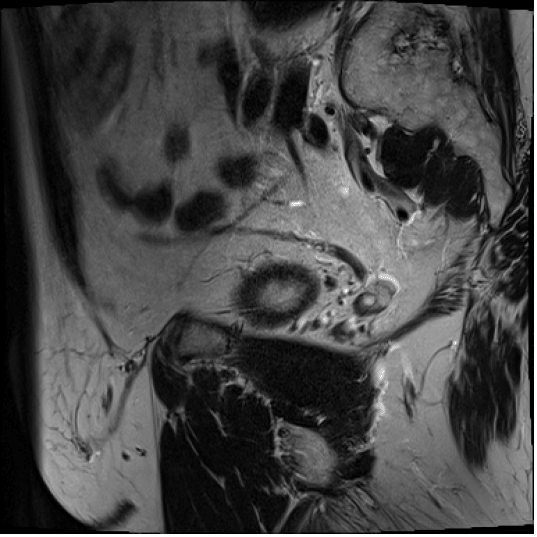
#> input picture Refinement_step/MRI/RUMC_2_t2_tse_sag (1)-03.png, 537 x 537 px, given as the content of the folder MRI/RUMC_2_t2_tse_sag (1)-04.png, which was not available
$ python refinement.py MRI 'MRI/RUMC_2_t2_tse_sag (1)-04.png' out.png out.png out.png out.png
#> lines starting #> are read from the running program, lines starting #| are printed output that depends on the picture; after the words box and inside, x2 and y2 are one past the last pixel; in counts of white or black regions, pixels touching at a corner belong together; pictures that were not available may be replaced by others from this repository, and a replacement may not be noted
import numpy as np
import cv2
from scipy.ndimage import center_of_mass
from skimage.segmentation import flood_fill
import matplotlib.pyplot as plt
import os
import sys

def adaptive_tolerance(mri_scan, binary_mask):
    # Apply the binary mask to the MRI scan
    masked_mri = cv2.bitwise_and(mri_scan, mri_scan, mask=binary_mask)

    # Compute the histogram of the masked MRI scan
    hist = cv2.calcHist([masked_mri], [0], binary_mask, [256], [0, 256])

    # Find the most common intensity value in the masked region (mode)
    mode_intensity = np.argmax(hist)

    # Compute the standard deviation of the intensities in the masked region
    std_intensity = np.std(masked_mri[binary_mask > 0])

    # Set tolerance as a fraction of the standard deviation
    tolerance = std_intensity * 1.5

    return int(tolerance)

holefill = 3                  # If final masks have many holes, increase holefilling value
iterations = 1
connIter = 1
toleranceFactor = 1.0 #0.75 If intensity variations are large, make the factor large to capture variability
thicknessIter = 5
factorErode = 0.15 #0.45 Reduce this factor to increase the thickness of the final mask (subtracted mask)
inErode = 0
pad_width_val = 99
kerSize = 7        # 5
kernel_ed = np.ones((kerSize, kerSize), np.uint8)  # Adjust kernel size as needed, increase to remove small circular holes

def process_images(mri_scan_path, binary_mask_path, output_path, resized_mask_output_path, edges_output_path, subtracted_output_path):
    # Load images
#> called with mri_scan_path = 'MRI/RUMC_2_t2_tse_sag (1)-03.png', output_path = 'out.png', resized_mask_output_path = 'out.png', edges_output_path = 'out.png', subtracted_output_path = 'out.png'
    binary_mask = cv2.imread(binary_mask_path, cv2.IMREAD_GRAYSCALE)
#> binary_mask is the input picture: shape (537, 537); min 0, max 255, mean 69.2
    mri_scan = cv2.imread(mri_scan_path, cv2.IMREAD_GRAYSCALE)

    binary_mask = cv2.erode(binary_mask.astype(np.uint8), kernel_ed, iterations=inErode)

    # Print shapes for debugging
    print(f"Processing {mri_scan_path}")
    print(f"Shape of MRI scan: {mri_scan.shape}")
#| Shape of MRI scan: (537, 537)
    print(f"Shape of binary mask: {binary_mask.shape}")
#| Shape of binary mask: (537, 537)

    # Pad the binary mask and MRI scan with zeros
    pad_width = pad_width_val
    binary_mask_padded = np.pad(binary_mask, pad_width, mode='constant', constant_values=0)
    mri_scan_padded = np.pad(mri_scan, pad_width, mode='constant', constant_values=0)

    # Resize the binary mask to match the dimensions of the MRI scan
    binary_mask_resized = cv2.resize(binary_mask_padded, (mri_scan_padded.shape[1], mri_scan_padded.shape[0]), interpolation=cv2.INTER_NEAREST)
    binary_mask_resized = cv2.GaussianBlur(binary_mask_resized, (11, 11), 0)

    # Set all pixels above 128 to 255 and below 128 to 0
    _, binary_mask_resized = cv2.threshold(binary_mask_resized, 128, 255, cv2.THRESH_BINARY)
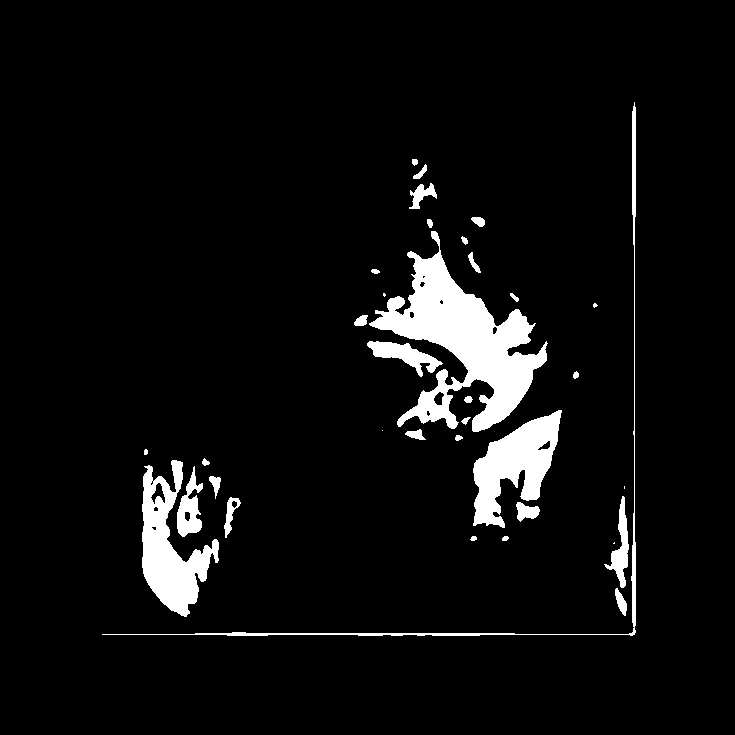
#> binary_mask_resized: shape (735, 735); 5.7% white; 35 white regions (5 under 20 px), largest, box (x1, y1, x2, y2) and area: (369, 231, 548, 432) 13153, (142, 460, 219, 617) 5421, (473, 410, 562, 528) 5183
    binary_mask_resized = cv2.dilate(binary_mask_resized.astype(np.uint8), kernel_ed, iterations=iterations)
#> binary_mask_resized: shape (735, 735); 9.7% white; 18 white regions, largest, box (x1, y1, x2, y2) and area: (351, 216, 551, 444) 20722, (99, 99, 639, 639) 10705, (139, 457, 244, 620) 10348
    binary_mask_resized = cv2.erode(binary_mask_resized.astype(np.uint8), kernel_ed, iterations=iterations//2)

    #################################################

    binary_mask_resized_center_fill = flood_fill(binary_mask_resized, (0,0), new_value=255, tolerance=0.5)
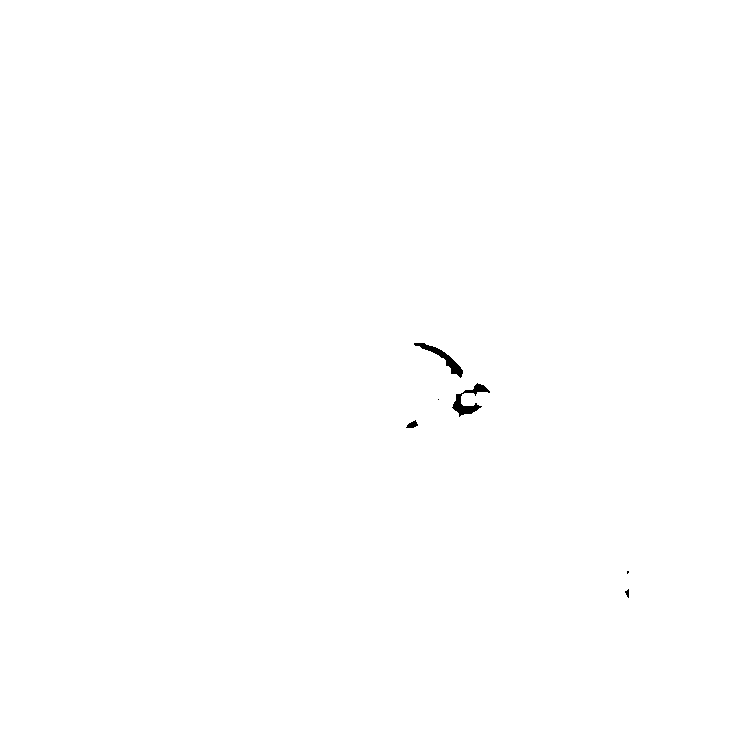
#> binary_mask_resized_center_fill: shape (735, 735); 99.8% white; 6 black regions (2 under 20 px), largest, box (x1, y1, x2, y2) and area: (452, 383, 490, 417) 409, (414, 343, 463, 378) 368, (406, 420, 418, 428) 56, (625, 589, 629, 598) 22
    binary_mask_resized_center_fill = cv2.bitwise_not(binary_mask_resized_center_fill)
    com = center_of_mass(binary_mask_resized_center_fill)
#> com = (389.8, 458.8)

    if np.any(np.isnan(com)):
        com = center_of_mass(binary_mask_resized)


    # Compute the center of mass of the bladder region in the binary mask
    # com = center_of_mass(binary_mask_resized)
    com = tuple(map(int, com))
#> com = (389, 458)

    # Print center of mass for debugging
    print(f"Center of mass: {com}")
#| Center of mass: (389, 458)

    # Check if the center of mass is within the image bounds
    if com[0] < 0 or com[0] >= mri_scan_padded.shape[0] or com[1] < 0 or com[1] >= mri_scan_padded.shape[1]:
        raise ValueError("Computed center of mass is out of image bounds")

    # Calculate adaptive tolerance
    tolerance = adaptive_tolerance(mri_scan_padded, binary_mask_resized)
#> in adaptive_tolerance, `masked_mri = cv2.bitwise_and(mri_scan, mri_scan, mask=binary_mask)`:
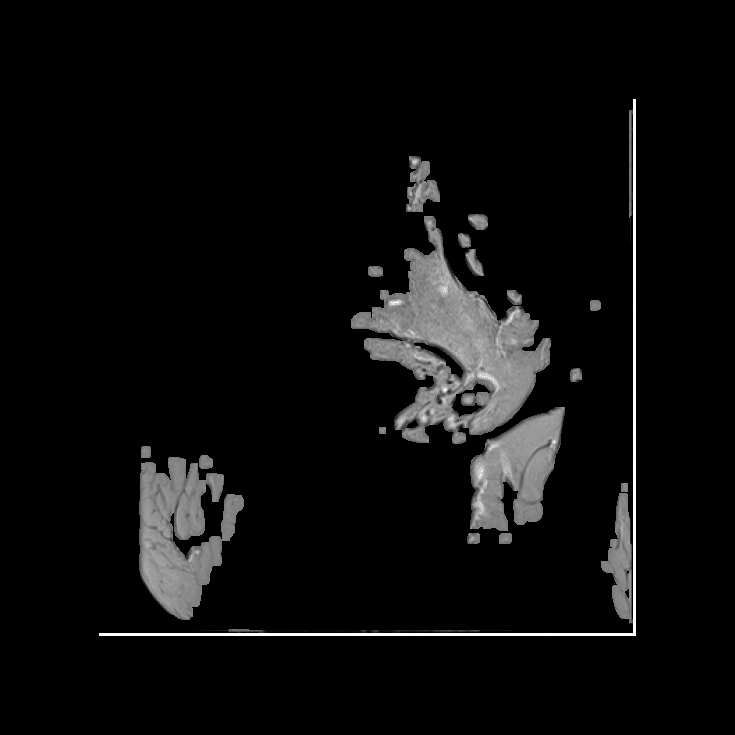
#> masked_mri: shape (735, 735); min 0, max 255, mean 12.6
#> in adaptive_tolerance, `hist = cv2.calcHist([masked_mri], [0], binary_mask, [256], [0, 256])`: hist = 256 values, max 4066 at index 0, min 0 at index 1, mean 205.2
#> in adaptive_tolerance, `mode_intensity = np.argmax(hist)`: mode_intensity = 0
#> in adaptive_tolerance, `std_intensity = np.std(masked_mri[binary_mask > 0])`: std_intensity = 54.23
#> in adaptive_tolerance, `tolerance = std_intensity * 1.5`: tolerance = 81.35
#> tolerance = 81
    tolerance = tolerance * toleranceFactor
    print(f"Adaptive tolerance: {tolerance}")
#| Adaptive tolerance: 81.0

    # Flood fill the inside of the input binary mask completely with white pixels
    binary_mask_resized_diler = cv2.dilate(binary_mask_resized.astype(np.uint8), kernel_ed, iterations=connIter)
#> binary_mask_resized_diler: shape (735, 735); 13.1% white; 8 white regions, largest, box (x1, y1, x2, y2) and area: (348, 153, 568, 547) 37097, (96, 96, 642, 642) 17669, (136, 443, 247, 623) 13545
    binary_mask_resized_diler = cv2.erode(binary_mask_resized_diler.astype(np.uint8), kernel_ed, iterations=connIter)
#> binary_mask_resized_diler: shape (735, 735); 10.1% white; 10 white regions, largest, box (x1, y1, x2, y2) and area: (351, 216, 565, 544) 29888, (139, 446, 244, 620) 10985, (99, 99, 639, 639) 10919
    filled_binary_mask = flood_fill(binary_mask_resized_diler, com, new_value=255)

    # Perform morphological closing to fill any unwanted gaps
    kernel = np.ones((holefill, holefill), np.uint8)
    closed_filled_binary_mask = cv2.morphologyEx(filled_binary_mask, cv2.MORPH_CLOSE, kernel)

    # Compute the edges from the completely filled new mask
    edges_filled_mask = cv2.Canny(closed_filled_binary_mask, 100, 200)
#> edges_filled_mask: shape (735, 735); 0.93% white in thin lines or dots, all inside (x1, y1, x2, y2) = (98, 98, 639, 639)

    # Normalize the MRI scan for better region growing
    norm_mri_scan = cv2.normalize(mri_scan_padded, None, 0, 255, cv2.NORM_MINMAX)

    # Perform region growing from the center of mass on the normalized MRI scan
    flooded = flood_fill(norm_mri_scan, com, new_value=255, tolerance=tolerance)

    # Create a mask for the expanded region
    expanded_region = flooded == 255
#> expanded_region: shape (735, 735) bool; 30.2% white; 1 white region, box (x1, y1, x2, y2) and area: (99, 99, 636, 636) 162990

    # Convert expanded_region to uint8 for morphologyEx
    expanded_region_uint8 = expanded_region.astype(np.uint8) * 255

    # Apply morphological closing to fill any unwanted gaps
    kernel = np.ones((holefill, holefill), np.uint8)
    expanded_region_uint8 = cv2.morphologyEx(expanded_region_uint8, cv2.MORPH_CLOSE, kernel)
#> expanded_region_uint8: shape (735, 735); 30.7% white; 1 white region, box (x1, y1, x2, y2) and area: (99, 99, 636, 636) 165774

    # Convert expanded_region_uint8 back to original type
    expanded_region = expanded_region_uint8 == 255

    # Convert to uint8 for visualization
    expanded_region_uint8 = (expanded_region * 255).astype(np.uint8)

    # Restrict the flooding of the bladder with input bladder mask
    closed_filled_binary_mask_eroded = cv2.erode(closed_filled_binary_mask.astype(np.uint8), kernel_ed, iterations=thicknessIter)
#> closed_filled_binary_mask_eroded: shape (735, 735); 1.7% white; 5 white regions, box (x1, y1, x2, y2) and area: (390, 269, 522, 420) 6011, (155, 478, 194, 593) 1931, (490, 432, 545, 475) 1360, (431, 402, 439, 410) 50, (487, 472, 489, 514) 45
    expanded_region_uint8 = cv2.bitwise_and(closed_filled_binary_mask_eroded, expanded_region_uint8)

    # Compute the edges from the flooded mask with noise reduction
    # Apply Gaussian blur to reduce noise in the flooded mask
    blurred_flooded_mask = cv2.GaussianBlur(expanded_region_uint8, (5, 5), 0)
    edges_flooded_mask = cv2.Canny(blurred_flooded_mask, 100, 200)
#> edges_flooded_mask: shape (735, 735); 0.22% white in thin lines or dots, all inside (x1, y1, x2, y2) = (154, 269, 545, 593)

    # Compute the XOR mask between the new filled binary mask and the flooded mask
    xor_mask = cv2.bitwise_xor(closed_filled_binary_mask, expanded_region_uint8)
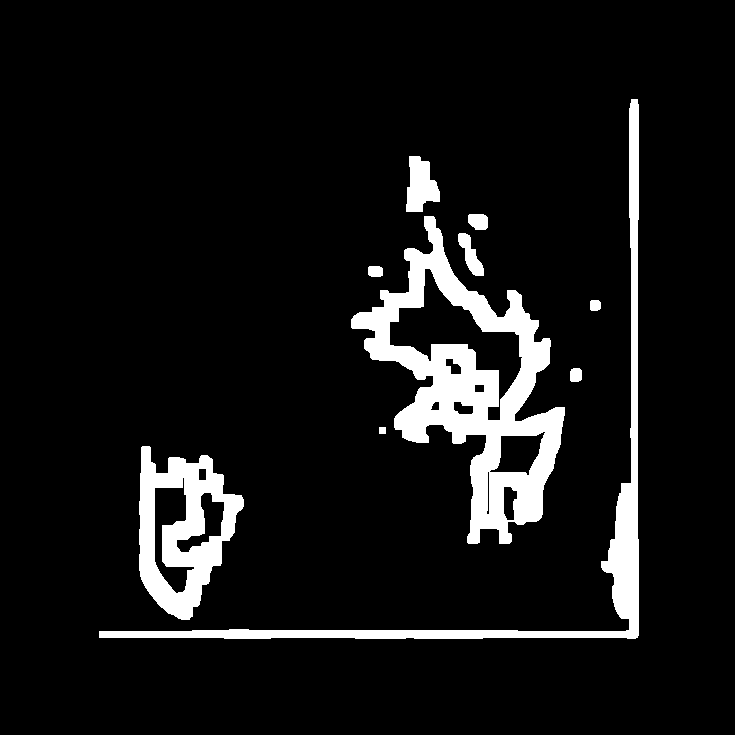
#> xor_mask: shape (735, 735); 8.3% white; 10 white regions
    xor_mask = cv2.bitwise_and(closed_filled_binary_mask, xor_mask)

    # Find contours in the XOR mask
    contours, _ = cv2.findContours(xor_mask, cv2.RETR_EXTERNAL, cv2.CHAIN_APPROX_SIMPLE)
#> contours = 10 contours; largest, box (x1, y1, x2, y2) and area: (351, 216, 565, 544) 29950, (139, 446, 244, 620) 11836, (99, 99, 639, 639) 9828, (406, 156, 440, 212) 1202, (458, 233, 484, 276) 470
    max_contour = max(contours, key=cv2.contourArea)
#> max_contour = contour of 437 points, box (x1, y1, x2, y2) (351, 216, 565, 544), area 29950

    # Label connected components in the XOR mask
    num_labels, labels, stats, centroids = cv2.connectedComponentsWithStats(xor_mask, connectivity=4)
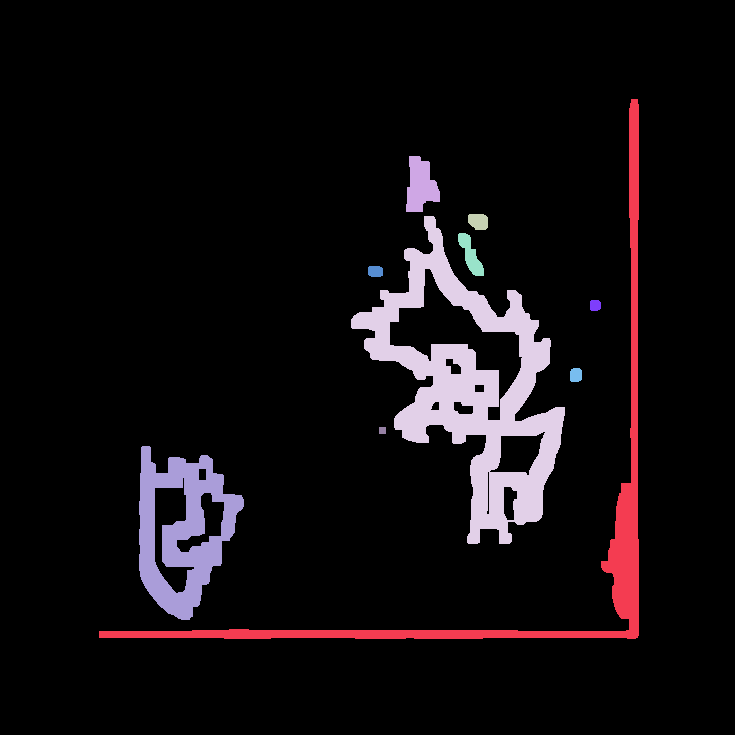
#> labels: shape (735, 735) int32; 11 distinct labels, from 0 to 10; one colour per label, 0 black
#> num_labels = 11; stats = [[0, 0, 735, 735, 495271], [99, 99, 540, 540, 10919], [406, 156, 34, 56, 1285], [468, 214, 20, 16, 279], [351, 216, 214, 328, 22422], [458, 233, 26, 43, 525], [368, 266, 15, 11, 154], [590, 300, 11, 11, 112], [570, 368, 12, 14, 155], [379, 427, 7, 7, 49], [139, 446, 105, 174, 9054]]; centroids = [[361.7, 360.6], [526.1, 508.1], [420.2, 185.2], [478, 221], [471, 389.2], [470.3, 254.9], [375, 271], [594.8, 305], [575.5, 374.6], [382, 430], [181.8, 530.2]]
    largest_component_idx = np.argmax(stats[1:, cv2.CC_STAT_AREA]) + 1  # Skip the background component
#> largest_component_idx = 4

    # Create a mask for the largest component
    largest_component_mask = np.zeros_like(xor_mask, dtype=np.uint8)
    largest_component_mask[labels == largest_component_idx] = 255

    # Update the given bladder wall mask with the largest component mask
    updated_color_mask = np.zeros((mri_scan_padded.shape[0], mri_scan_padded.shape[1], 3), dtype=np.uint8)
    updated_color_mask[:, :, 1] = expanded_region_uint8
    updated_color_mask[:, :, 2] = binary_mask_resized
#> updated_color_mask: shape (735, 735, 3); mean of channels 0, 1, 2 0, 4.4, 24.8

    # Compute the center of mass of the largest component mask
    com_largest = center_of_mass(largest_component_mask)
    com_largest = tuple(map(int, com_largest))

    # Print center of mass for debugging
    print(f"Center of mass of largest component: {com_largest}")

    # Calculate thicknesses
    thicknesses = []
    height, width = largest_component_mask.shape

    for angle in np.arange(0,360,0.5):
        theta = np.deg2rad(angle)
        line_mask = np.zeros_like(largest_component_mask)
        # Calculate the end point of the line (1000 pixels long, which should be more than enough)
        end_x = int(com_largest[0] + 1000 * np.cos(theta))
        end_y = int(com_largest[1] + 1000 * np.sin(theta))

        # Draw the line on the mask
        cv2.line(line_mask, (com_largest[1], com_largest[0]), (end_y, end_x), 255, 1)

        # Compute the intersection of the line with the largest component mask
        intersection = cv2.bitwise_and(largest_component_mask, line_mask)

        if 0 < angle < 180:
            # Consider only the right side of the intersection
            intersection[com_largest[0]:, :] = 0
        elif 180 < angle < 360:
            # Consider only the left side of the intersection
            intersection[:com_largest[0], :] = 0
        elif angle == 0:
            # Consider only the bottom side of the intersection
            intersection[:, com_largest[1]:] = 0
        elif angle == 180:
            # Consider only the top side of the intersection
            intersection[:, :com_largest[1]] = 0

        # Count the number of intersecting pixels (thickness)
        thickness = np.sum(intersection) / 255  # Each white pixel is 255, so divide by 255
        thicknesses.append(thickness)


    median_thickness = np.median(thicknesses)
    erosion_iterations = int(np.ceil(median_thickness * factorErode))

    print(f"Median thickness: {median_thickness}")
    print(f"Erosion iterations based on {factorErode} of median thickness: {erosion_iterations}")

    # Remove padding from the final output
    def remove_padding(image, pad_width):
        return image[pad_width:-pad_width, pad_width:-pad_width]

    largest_component_mask = remove_padding(largest_component_mask, pad_width)
    expanded_region_uint8 = remove_padding(expanded_region_uint8, pad_width)
    closed_filled_binary_mask = remove_padding(closed_filled_binary_mask, pad_width)
    edges_flooded_mask = remove_padding(edges_flooded_mask, pad_width)
    edges_filled_mask = remove_padding(edges_filled_mask, pad_width)
    mri_scan = remove_padding(mri_scan_padded, pad_width)
    flooded = remove_padding(flooded, pad_width)
#> in remove_padding (call 7), `return image[pad_width:-pad_width, pad_width:-pad_width]`:
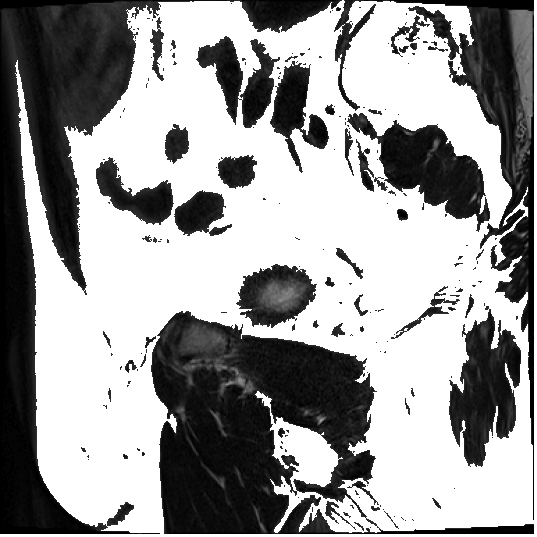
#> returned value: shape (537, 537); min 0, max 255, mean 155

    # Compute the union of expanded_region_uint8 and largest_component_mask
    new_mask = cv2.bitwise_or(expanded_region_uint8, largest_component_mask)
#> new_mask: shape (537, 537); 11% white; 2 white regions, box (x1, y1, x2, y2) and area: (252, 117, 466, 445) 29888, (56, 379, 95, 494) 1931

    # Erode the new_mask
    new_mask_eroded = cv2.erode(new_mask, kernel_ed, iterations=erosion_iterations)
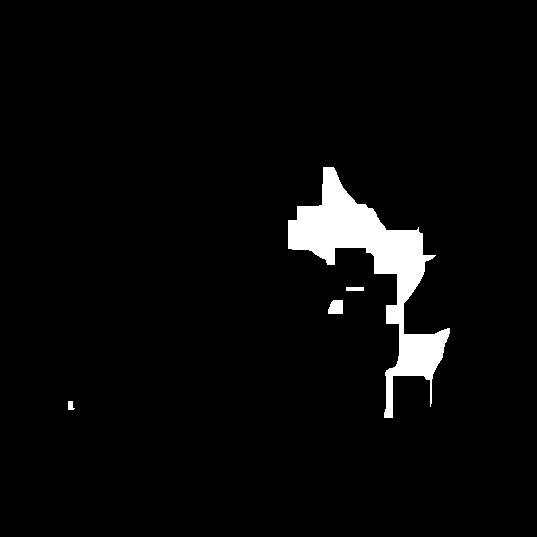
#> new_mask_eroded: shape (537, 537); 3.7% white; 4 white regions, box (x1, y1, x2, y2) and area: (288, 167, 450, 418) 10388, (328, 300, 343, 314) 187, (346, 287, 364, 291) 72, (68, 401, 75, 410) 48

    # Subtract new_mask_updated with expanded_region_uint8 to obtain subtracted_mask
    subtracted_mask = cv2.subtract(new_mask_eroded, expanded_region_uint8)
#> subtracted_mask: shape (537, 537); 1.1% white; 3 white regions, box (x1, y1, x2, y2) and area: (288, 167, 450, 418) 2972, (328, 300, 343, 314) 137, (346, 287, 364, 291) 72

    # Compute the edges of expanded_region_uint8
    expanded_region_edges = cv2.Canny(expanded_region_uint8, 100, 200)
#> expanded_region_edges: shape (537, 537); 0.4% white in thin lines or dots, all inside (x1, y1, x2, y2) = (55, 169, 446, 494)
#> (the rest of the program and of its run is left out)
